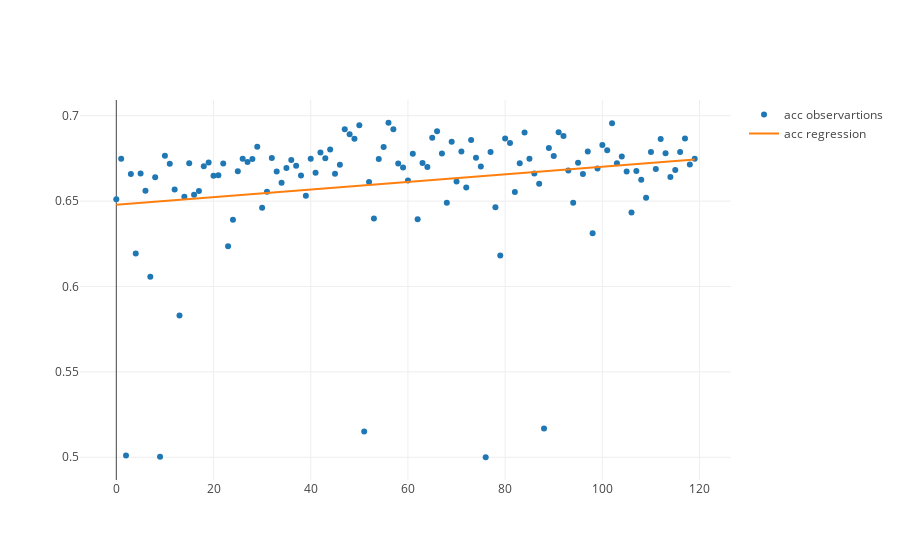

Notebook cell for this chart:
### Markdown cell above
# bayesian

### Code cell
plot_regression('search_summary_bayesian_1.csv')
